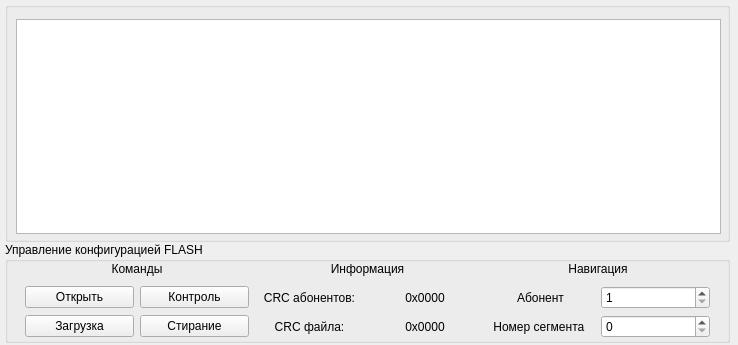
      <widget class="QWidget" name="page_3">
       <property name="geometry">
        <rect>
         <x>0</x>
         <y>0</y>
         <width>738</width>
         <height>345</height>
        </rect>
       </property>
       <attribute name="label">
        <string> Управление flash</string>
       </attribute>
       <widget class="QGroupBox" name="groupBox_21">
        <property name="geometry">
         <rect>
          <x>5</x>
          <y>242</y>
          <width>725</width>
          <height>101</height>
         </rect>
        </property>
        <property name="title">
         <string>Управление конфигурацией FLASH</string>
        </property>
        <widget class="QWidget" name="gridLayoutWidget_5">
         <property name="geometry">
          <rect>
           <x>20</x>
           <y>16</y>
           <width>685</width>
           <height>80</height>
          </rect>
         </property>
         <layout class="QGridLayout" name="gridLayout_5">
          <property name="spacing">
           <number>6</number>
          </property>
          <item row="0" column="0" colspan="2">
           <widget class="QLabel" name="label_30">
            <property name="text">
             <string>Команды</string>
            </property>
            <property name="alignment">
             <set>Qt::AlignCenter</set>
            </property>
           </widget>
          </item>
          <item row="0" column="2" colspan="2">
           <widget class="QLabel" name="label_24">
            <property name="text">
             <string>Информация</string>
            </property>
            <property name="alignment">
             <set>Qt::AlignCenter</set>
            </property>
           </widget>
          </item>
          <item row="1" column="2">
           <widget class="QLabel" name="label_25">
            <property name="text">
             <string>CRC абонентов:</string>
            </property>
            <property name="alignment">
             <set>Qt::AlignCenter</set>
            </property>
            <property name="wordWrap">
             <bool>true</bool>
            </property>
           </widget>
          </item>
          <item row="2" column="5">
           <widget class="QSpinBox" name="spbSegmentNumber">
            <property name="maximum">
             <number>11</number>
            </property>
           </widget>
          </item>
          <item row="2" column="4">
           <widget class="QLabel" name="label_22">
            <property name="text">
             <string>Номер сегмента </string>
            </property>
            <property name="alignment">
             <set>Qt::AlignCenter</set>
            </property>
           </widget>
          </item>
          <item row="0" column="4" colspan="2">
           <widget class="QLabel" name="label_29">
            <property name="text">
             <string>Навигация</string>
            </property>
            <property name="alignment">
             <set>Qt::AlignCenter</set>
            </property>
           </widget>
          </item>
          <item row="1" column="5">
           <widget class="QSpinBox" name="spbFlashAbonentNumber">
            <property name="minimum">
             <number>1</number>
            </property>
            <property name="maximum">
             <number>5</number>
            </property>
            <property name="value">
             <number>1</number>
            </property>
           </widget>
          </item>
          <item row="2" column="3">
           <widget class="QLabel" name="lblFileCRC">
            <property name="font">
             <font>
              <weight>50</weight>
              <bold>false</bold>
             </font>
            </property>
            <property name="text">
             <string>0x0000</string>
            </property>
            <property name="alignment">
             <set>Qt::AlignCenter</set>
            </property>
           </widget>
          </item>
          <item row="1" column="4">
           <widget class="QLabel" name="label_33">
            <property name="text">
             <string>Абонент</string>
            </property>
            <property name="alignment">
             <set>Qt::AlignCenter</set>
            </property>
           </widget>
          </item>
          <item row="1" column="3">
           <widget class="QLabel" name="lblHwCRC">
            <property name="font">
             <font>
              <weight>50</weight>
              <bold>false</bold>
             </font>
            </property>
            <property name="text">
             <string>0x0000</string>
            </property>
            <property name="alignment">
             <set>Qt::AlignCenter</set>
            </property>
           </widget>
          </item>
          <item row="1" column="1">
           <widget class="QPushButton" name="btnFlashCheck">
            <property name="text">
             <string>Контроль</string>
            </property>
           </widget>
          </item>
          <item row="2" column="1">
           <widget class="QPushButton" name="btnFlashErase">
            <property name="text">
             <string>Стирание</string>
            </property>
           </widget>
          </item>
          <item row="1" column="0">
           <widget class="QPushButton" name="btnFlashFileOpen">
            <property name="text">
             <string>Открыть</string>
            </property>
           </widget>
          </item>
          <item row="2" column="0">
           <widget class="QPushButton" name="btnFlashLoad">
            <property name="text">
             <string>Загрузка</string>
            </property>
           </widget>
          </item>
          <item row="2" column="2">
           <widget class="QLabel" name="label_27">
            <property name="text">
             <string>CRC файла:</string>
            </property>
            <property name="alignment">
             <set>Qt::AlignCenter</set>
            </property>
            <property name="wordWrap">
             <bool>true</bool>
            </property>
           </widget>
          </item>
         </layout>
        </widget>
       </widget>
       <widget class="QGroupBox" name="gbFlashData">
        <property name="geometry">
         <rect>
          <x>5</x>
          <y>2</y>
          <width>725</width>
          <height>240</height>
         </rect>
        </property>
        <property name="title">
         <string/>
        </property>
        <widget class="QTableView" name="ftable">
         <property name="geometry">
          <rect>
           <x>11</x>
           <y>17</y>
           <width>705</width>
           <height>215</height>
          </rect>
         </property>
        </widget>
       </widget>
      </widget>
